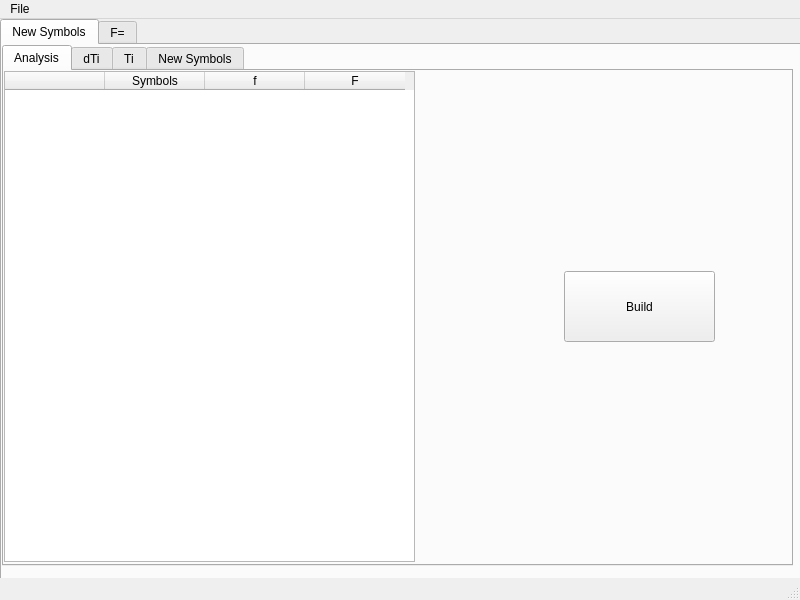
<?xml version="1.0" encoding="UTF-8"?>
<ui version="4.0">
 <class>MainWindow</class>
 <widget class="QMainWindow" name="MainWindow">
  <property name="geometry">
   <rect>
    <x>0</x>
    <y>0</y>
    <width>800</width>
    <height>600</height>
   </rect>
  </property>
  <property name="windowTitle">
   <string>MainWindow</string>
  </property>
  <widget class="QWidget" name="centralwidget">
   <widget class="QTabWidget" name="tabWidget">
    <property name="geometry">
     <rect>
      <x>0</x>
      <y>0</y>
      <width>801</width>
      <height>571</height>
     </rect>
    </property>
    <property name="currentIndex">
     <number>0</number>
    </property>
    <widget class="QWidget" name="tab">
     <attribute name="title">
      <string>New Symbols</string>
     </attribute>
     <widget class="QTabWidget" name="tabWidget_2">
      <property name="geometry">
       <rect>
        <x>0</x>
        <y>0</y>
        <width>791</width>
        <height>521</height>
       </rect>
      </property>
      <property name="currentIndex">
       <number>0</number>
      </property>
      <widget class="QWidget" name="tab_3">
       <attribute name="title">
        <string>Analysis</string>
       </attribute>
       <widget class="QPushButton" name="pushButton">
        <property name="geometry">
         <rect>
          <x>560</x>
          <y>200</y>
          <width>151</width>
          <height>71</height>
         </rect>
        </property>
        <property name="text">
         <string>Build</string>
        </property>
       </widget>
       <widget class="QTableWidget" name="tableWidget">
        <property name="geometry">
         <rect>
          <x>0</x>
          <y>0</y>
          <width>411</width>
          <height>491</height>
         </rect>
        </property>
        <column>
         <property name="text">
          <string/>
         </property>
        </column>
        <column>
         <property name="text">
          <string>Symbols</string>
         </property>
        </column>
        <column>
         <property name="text">
          <string>f</string>
         </property>
        </column>
        <column>
         <property name="text">
          <string>F</string>
         </property>
        </column>
       </widget>
      </widget>
      <widget class="QWidget" name="tab_4">
       <attribute name="title">
        <string>dTi</string>
       </attribute>
       <widget class="QTableWidget" name="tableWidget_2">
        <property name="geometry">
         <rect>
          <x>0</x>
          <y>0</y>
          <width>511</width>
          <height>491</height>
         </rect>
        </property>
        <column>
         <property name="text">
          <string/>
         </property>
        </column>
        <column>
         <property name="text">
          <string>X</string>
         </property>
        </column>
        <column>
         <property name="text">
          <string>N</string>
         </property>
        </column>
        <column>
         <property name="text">
          <string>p(x)</string>
         </property>
        </column>
        <column>
         <property name="text">
          <string>P(x)</string>
         </property>
        </column>
       </widget>
       <widget class="QPushButton" name="pushButton_2">
        <property name="geometry">
         <rect>
          <x>590</x>
          <y>200</y>
          <width>121</width>
          <height>71</height>
         </rect>
        </property>
        <property name="text">
         <string>Build</string>
        </property>
       </widget>
       <widget class="QRadioButton" name="radioButton">
        <property name="enabled">
         <bool>true</bool>
        </property>
        <property name="geometry">
         <rect>
          <x>560</x>
          <y>150</y>
          <width>71</width>
          <height>22</height>
         </rect>
        </property>
        <property name="text">
         <string>p(x)</string>
        </property>
        <property name="checked">
         <bool>true</bool>
        </property>
       </widget>
       <widget class="QRadioButton" name="radioButton_2">
        <property name="geometry">
         <rect>
          <x>670</x>
          <y>150</y>
          <width>91</width>
          <height>22</height>
         </rect>
        </property>
        <property name="text">
         <string>P(x)</string>
        </property>
       </widget>
      </widget>
      <widget class="QWidget" name="tab_5">
       <attribute name="title">
        <string>Ti</string>
       </attribute>
       <widget class="QLabel" name="label">
        <property name="geometry">
         <rect>
          <x>20</x>
          <y>20</y>
          <width>131</width>
          <height>17</height>
         </rect>
        </property>
        <property name="text">
         <string>Count of interval:</string>
        </property>
       </widget>
       <widget class="QLineEdit" name="lineEdit">
        <property name="geometry">
         <rect>
          <x>20</x>
          <y>50</y>
          <width>141</width>
          <height>27</height>
         </rect>
        </property>
        <property name="placeholderText">
         <string>8</string>
        </property>
       </widget>
       <widget class="QTableWidget" name="tableWidget_4">
        <property name="geometry">
         <rect>
          <x>0</x>
          <y>90</y>
          <width>791</width>
          <height>401</height>
         </rect>
        </property>
        <column>
         <property name="text">
          <string/>
         </property>
        </column>
        <column>
         <property name="text">
          <string>X</string>
         </property>
        </column>
        <column>
         <property name="text">
          <string>N</string>
         </property>
        </column>
        <column>
         <property name="text">
          <string/>
         </property>
        </column>
        <column>
         <property name="text">
          <string>Average</string>
         </property>
        </column>
        <column>
         <property name="text">
          <string>P(x)</string>
         </property>
        </column>
       </widget>
       <widget class="QPushButton" name="pushButton_4">
        <property name="geometry">
         <rect>
          <x>648</x>
          <y>16</y>
          <width>111</width>
          <height>61</height>
         </rect>
        </property>
        <property name="text">
         <string>Build</string>
        </property>
       </widget>
       <widget class="QRadioButton" name="radioButton_3">
        <property name="geometry">
         <rect>
          <x>480</x>
          <y>0</y>
          <width>117</width>
          <height>22</height>
         </rect>
        </property>
        <property name="text">
         <string>p(x)</string>
        </property>
       </widget>
       <widget class="QRadioButton" name="radioButton_4">
        <property name="geometry">
         <rect>
          <x>480</x>
          <y>30</y>
          <width>117</width>
          <height>22</height>
         </rect>
        </property>
        <property name="text">
         <string>P(x)</string>
        </property>
       </widget>
       <widget class="QRadioButton" name="radioButton_5">
        <property name="geometry">
         <rect>
          <x>480</x>
          <y>60</y>
          <width>117</width>
          <height>22</height>
         </rect>
        </property>
        <property name="text">
         <string>intervals</string>
        </property>
        <property name="checked">
         <bool>true</bool>
        </property>
       </widget>
      </widget>
      <widget class="QWidget" name="tab_6">
       <attribute name="title">
        <string>New Symbols</string>
       </attribute>
       <widget class="QTableWidget" name="tableWidget_3">
        <property name="geometry">
         <rect>
          <x>0</x>
          <y>0</y>
          <width>241</width>
          <height>491</height>
         </rect>
        </property>
        <column>
         <property name="text">
          <string>New Column</string>
         </property>
        </column>
        <column>
         <property name="text">
          <string>Value</string>
         </property>
        </column>
       </widget>
       <widget class="QPushButton" name="pushButton_3">
        <property name="geometry">
         <rect>
          <x>430</x>
          <y>200</y>
          <width>161</width>
          <height>71</height>
         </rect>
        </property>
        <property name="text">
         <string>Build</string>
        </property>
       </widget>
      </widget>
     </widget>
    </widget>
    <widget class="QWidget" name="tab_2">
     <attribute name="title">
      <string>F=</string>
     </attribute>
    </widget>
   </widget>
  </widget>
  <widget class="QMenuBar" name="menubar">
   <property name="geometry">
    <rect>
     <x>0</x>
     <y>0</y>
     <width>800</width>
     <height>25</height>
    </rect>
   </property>
   <widget class="QMenu" name="menuFile">
    <property name="title">
     <string>File</string>
    </property>
    <addaction name="actionOpen"/>
    <addaction name="actionChange"/>
   </widget>
   <addaction name="menuFile"/>
  </widget>
  <widget class="QStatusBar" name="statusbar"/>
  <action name="actionOpen">
   <property name="text">
    <string>Open</string>
   </property>
  </action>
  <action name="actionChange">
   <property name="text">
    <string>Save as</string>
   </property>
  </action>
 </widget>
 <resources/>
 <connections/>
</ui>
